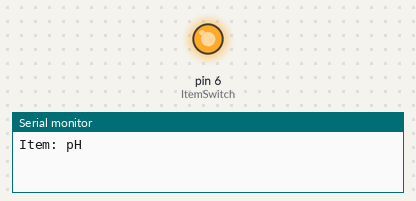
Simulated run of this sketch. Board: Arduino Uno, built with avr-gcc and run on an emulated ATmega328P. Parts: output pins drawn as LEDs (lit = HIGH), the last lines printed to the serial monitor. Pins used as bus, display or sensor lines are not drawn.

Above: at 1.0 s.
At 3.0 s:
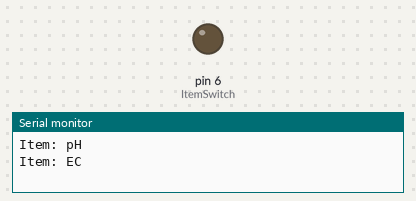
Timing chart, 0 to 5.2 s (numbered marks = the images above):
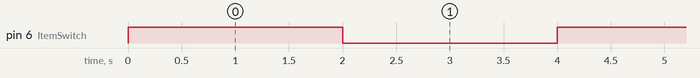

Measured:
- by itself, pin 6 (ItemSwitch): alternates HIGH for 2.0 s and LOW for 2.0 s

The sketch:

TestCode_MCU_pinState.ino
```cpp
#include <Arduino.h>

#define ModulePower 14
#define ItemSwitch 6

enum _item {
  pH,
  EC
};

void Item(_item _type)
{
  pinMode(ItemSwitch, OUTPUT);
  switch ( _type )
  {
    case pH:
      digitalWrite(ItemSwitch, HIGH);
      Serial.println("Item: pH");
      break;
    case EC:
      digitalWrite(ItemSwitch, LOW);
      Serial.println("Item: EC");
      break;
    default:
      break;
  }
}


void setup(void) {
  pinMode(ModulePower, OUTPUT);
  digitalWrite(ModulePower, HIGH);
  Serial.begin(9600);

}

void loop(void) {
  Item(pH);
  delay(2000);
  Item(EC);
  delay(2000);
}
```
